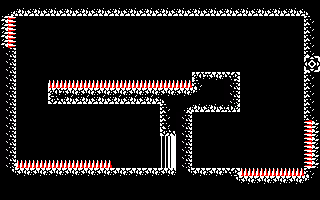

Rendered tile map (Tiled .tmx) drawn with the repository's tilesets; below, a short description and the full map source, tile grids included:
An orthogonal 20x25 tile map with 16x8 px tiles, 1 tile layer (Capa de Patrones 1).

<map version="1.2" tiledversion="1.2.4" orientation="orthogonal" renderorder="right-down" width="20" height="25" tilewidth="16" tileheight="8" infinite="0" nextlayerid="2" nextobjectid="1">
 <tileset firstgid="1" source="tileset.tsx" />
 <layer id="1" name="Capa de Patrones 1" width="20" height="25">
  <data encoding="csv">
1,1,1,1,1,1,1,1,1,1,1,1,1,1,1,1,1,1,1,1,
19,13,13,13,13,13,13,13,13,13,13,13,13,13,13,13,13,13,13,20,
18,1,1,1,1,1,1,1,1,1,1,1,1,1,1,1,1,1,1,10,
18,1,1,1,1,1,1,1,1,1,1,1,1,1,1,1,1,1,1,10,
18,1,1,1,1,1,1,1,1,1,1,1,1,1,1,1,1,1,1,10,
18,1,1,1,1,1,1,1,1,1,1,1,1,1,1,1,1,1,1,10,
14,1,1,1,1,1,1,1,1,1,1,1,1,1,1,1,1,1,1,10,
14,1,1,1,1,1,1,1,1,1,1,1,1,1,1,1,1,1,1,28,
14,1,1,1,1,1,1,1,1,1,1,1,1,1,1,1,1,1,1,32,
14,1,1,1,1,1,1,1,1,1,1,1,11,9,12,1,1,1,1,10,
14,1,1,2,2,2,2,2,2,2,2,2,10,1,14,1,1,1,1,10,
14,1,1,11,9,9,9,9,9,9,9,9,24,1,14,1,1,1,1,10,
14,1,1,15,13,13,13,13,13,13,20,1,1,1,14,1,1,1,1,10,
14,1,1,1,1,1,1,1,1,1,10,19,13,13,16,1,1,1,1,10,
14,1,1,1,1,1,1,1,1,1,10,14,1,1,1,1,1,1,1,10,
14,1,1,1,1,1,1,1,1,1,10,14,1,1,1,1,1,1,1,17,
14,1,1,1,1,1,1,1,1,1,15,14,1,1,1,1,1,1,1,17,
14,1,1,1,1,1,1,1,1,1,5,14,1,1,1,1,1,1,1,17,
14,1,1,1,1,1,1,1,1,1,5,14,1,1,1,1,1,1,1,17,
14,1,1,1,1,1,1,1,1,1,5,14,1,1,1,1,1,1,1,17,
14,2,2,2,2,2,2,1,1,1,5,14,1,1,1,1,1,1,1,17,
23,9,9,9,9,9,9,9,9,9,9,23,9,9,12,2,2,2,2,10,
1,1,1,1,1,1,1,1,1,1,1,1,1,1,23,9,9,9,9,24,
1,1,1,1,1,1,1,1,1,1,1,1,1,1,1,1,1,1,1,1,
1,1,1,1,1,1,1,1,1,1,1,1,1,1,1,1,1,1,1,1
</data>
 </layer>
</map>
